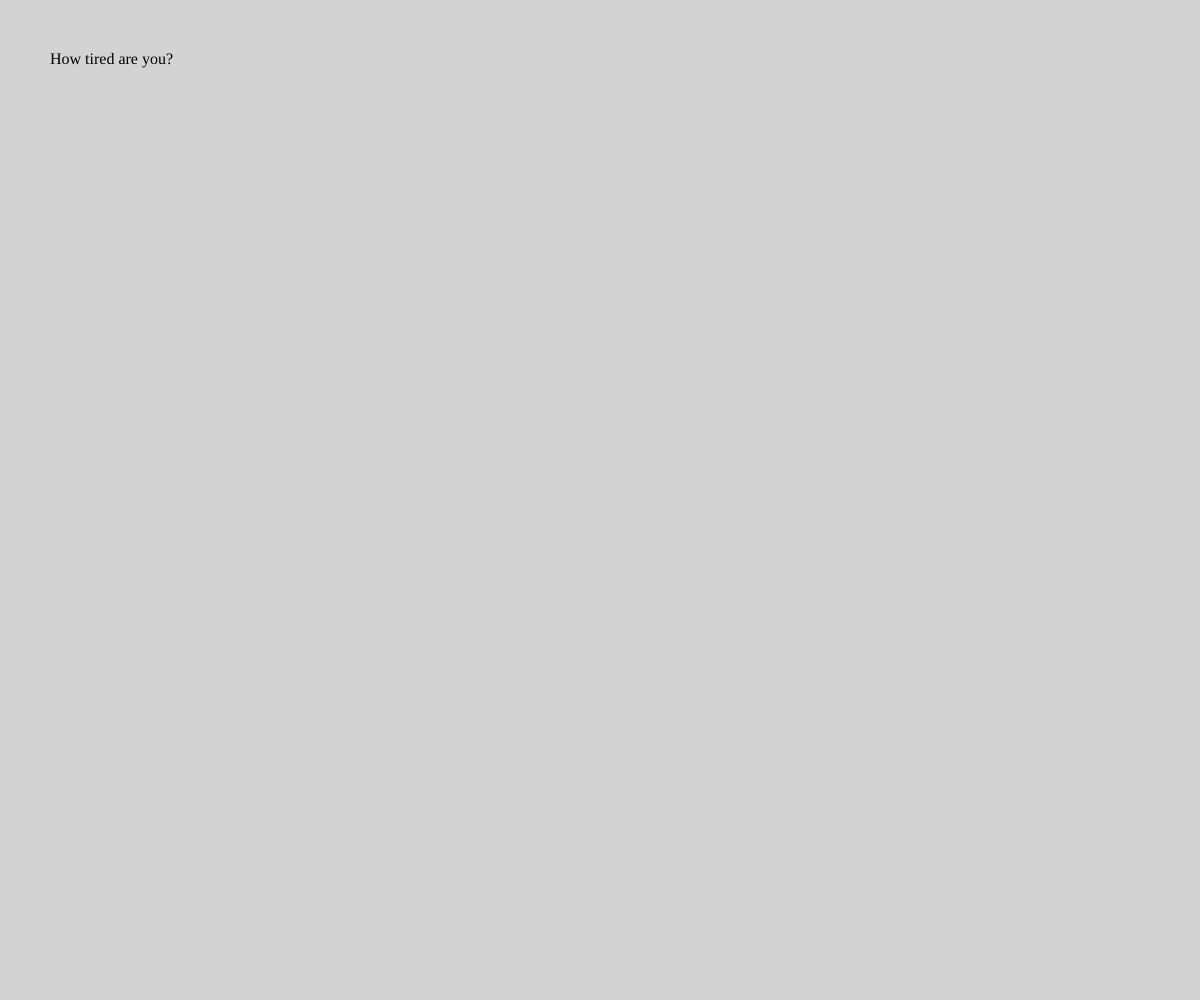
Frame 1 (no input)
Frame 60 (no input): identical to frame 1, image omitted
Frame 120 (the mouse pressed at the canvas centre since frame 60): identical to frame 1, image omitted

The p5.js sketch that drew this single still picture (run headless with seeded random() and noise() and a simulated clock; from frame 60 on, the mouse is pressed at the canvas centre):

// p5.js sketch
// ── sketch.js

//create a variable to store the slider in
let slider;

function setup() {
  //create a variable for canvas so that we can reference it for positioning later
  let canvas = createCanvas(windowWidth, windowHeight);
  //you can specify the position of your element like this. it's best to do most positioning in CSS, but here I'm setting it to the top
  canvas.position(0, 0);
  //you can add a CSS class to something by putting .class after it
  canvas.class("container");
  //set the variable to the createSlider function. createSlider values are: minimum, maximum, starting value.
  slider = createSlider(10, 1000, 0);
  slider.class("slider");


  let txt = createDiv('How tired are you?');
  txt.class("copy")
  txt.position(50, 50);
}
function draw() {
  background("lightgrey");

  fill("purple");
  //set the width and height of the ellipse using slider.value
 // rect(windowWidth/2, windowHeight/2, slider.value(), slider.value());//

}
